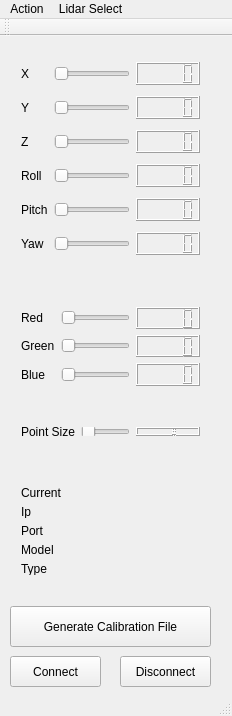
<?xml version="1.0" encoding="UTF-8"?>
<ui version="4.0">
 <class>MainWindow</class>
 <widget class="QMainWindow" name="MainWindow">
  <property name="geometry">
   <rect>
    <x>0</x>
    <y>0</y>
    <width>232</width>
    <height>716</height>
   </rect>
  </property>
  <property name="windowTitle">
   <string>MainWindow</string>
  </property>
  <widget class="QWidget" name="centralWidget">
   <widget class="QWidget" name="gridLayoutWidget_4">
    <property name="geometry">
     <rect>
      <x>10</x>
      <y>260</y>
      <width>201</width>
      <height>101</height>
     </rect>
    </property>
    <layout class="QGridLayout" name="gridLayout_4">
     <item row="2" column="1">
      <widget class="QSlider" name="greenSlider">
       <property name="cursor">
        <cursorShape>PointingHandCursor</cursorShape>
       </property>
       <property name="orientation">
        <enum>Qt::Horizontal</enum>
       </property>
      </widget>
     </item>
     <item row="3" column="2">
      <widget class="QLCDNumber" name="blueDisplay"/>
     </item>
     <item row="3" column="0">
      <widget class="QLabel" name="blueLabel">
       <property name="text">
        <string>Blue</string>
       </property>
      </widget>
     </item>
     <item row="1" column="1">
      <widget class="QSlider" name="redSlider">
       <property name="cursor">
        <cursorShape>PointingHandCursor</cursorShape>
       </property>
       <property name="orientation">
        <enum>Qt::Horizontal</enum>
       </property>
      </widget>
     </item>
     <item row="3" column="1">
      <widget class="QSlider" name="blueSlider">
       <property name="cursor">
        <cursorShape>PointingHandCursor</cursorShape>
       </property>
       <property name="orientation">
        <enum>Qt::Horizontal</enum>
       </property>
      </widget>
     </item>
     <item row="2" column="2">
      <widget class="QLCDNumber" name="greenDisplay"/>
     </item>
     <item row="1" column="2">
      <widget class="QLCDNumber" name="redDisplay"/>
     </item>
     <item row="2" column="0">
      <widget class="QLabel" name="greenLabel">
       <property name="text">
        <string>Green</string>
       </property>
      </widget>
     </item>
     <item row="1" column="0">
      <widget class="QLabel" name="redLabel">
       <property name="text">
        <string>Red</string>
       </property>
      </widget>
     </item>
    </layout>
   </widget>
   <widget class="QWidget" name="gridLayoutWidget_3">
    <property name="geometry">
     <rect>
      <x>10</x>
      <y>10</y>
      <width>201</width>
      <height>231</height>
     </rect>
    </property>
    <layout class="QGridLayout" name="gridLayout_3">
     <item row="4" column="2">
      <widget class="QLCDNumber" name="pitchDisplay"/>
     </item>
     <item row="3" column="0">
      <widget class="QLabel" name="rollLable">
       <property name="text">
        <string>Roll</string>
       </property>
      </widget>
     </item>
     <item row="5" column="0">
      <widget class="QLabel" name="yawLabel">
       <property name="text">
        <string>Yaw</string>
       </property>
      </widget>
     </item>
     <item row="3" column="2">
      <widget class="QLCDNumber" name="rollDisplay"/>
     </item>
     <item row="1" column="0">
      <widget class="QLabel" name="yLabel">
       <property name="text">
        <string>Y</string>
       </property>
      </widget>
     </item>
     <item row="4" column="0">
      <widget class="QLabel" name="pitchLabel">
       <property name="text">
        <string>Pitch</string>
       </property>
      </widget>
     </item>
     <item row="2" column="0">
      <widget class="QLabel" name="zLabel">
       <property name="text">
        <string>Z</string>
       </property>
      </widget>
     </item>
     <item row="1" column="2">
      <widget class="QLCDNumber" name="yDisplay"/>
     </item>
     <item row="5" column="2">
      <widget class="QLCDNumber" name="yawDisplay"/>
     </item>
     <item row="2" column="2">
      <widget class="QLCDNumber" name="zDisplay"/>
     </item>
     <item row="0" column="2">
      <widget class="QLCDNumber" name="xDisplay"/>
     </item>
     <item row="1" column="1">
      <widget class="QSlider" name="ySlider">
       <property name="cursor">
        <cursorShape>PointingHandCursor</cursorShape>
       </property>
       <property name="orientation">
        <enum>Qt::Horizontal</enum>
       </property>
      </widget>
     </item>
     <item row="2" column="1">
      <widget class="QSlider" name="zSlider">
       <property name="cursor">
        <cursorShape>PointingHandCursor</cursorShape>
       </property>
       <property name="orientation">
        <enum>Qt::Horizontal</enum>
       </property>
      </widget>
     </item>
     <item row="3" column="1">
      <widget class="QSlider" name="rollSlider">
       <property name="cursor">
        <cursorShape>PointingHandCursor</cursorShape>
       </property>
       <property name="orientation">
        <enum>Qt::Horizontal</enum>
       </property>
      </widget>
     </item>
     <item row="4" column="1">
      <widget class="QSlider" name="pitchSlider">
       <property name="cursor">
        <cursorShape>PointingHandCursor</cursorShape>
       </property>
       <property name="orientation">
        <enum>Qt::Horizontal</enum>
       </property>
      </widget>
     </item>
     <item row="5" column="1">
      <widget class="QSlider" name="yawSlider">
       <property name="cursor">
        <cursorShape>PointingHandCursor</cursorShape>
       </property>
       <property name="orientation">
        <enum>Qt::Horizontal</enum>
       </property>
      </widget>
     </item>
     <item row="0" column="1">
      <widget class="QSlider" name="xSlider">
       <property name="cursor">
        <cursorShape>PointingHandCursor</cursorShape>
       </property>
       <property name="orientation">
        <enum>Qt::Horizontal</enum>
       </property>
      </widget>
     </item>
     <item row="0" column="0">
      <widget class="QLabel" name="xLable">
       <property name="text">
        <string>X</string>
       </property>
      </widget>
     </item>
    </layout>
   </widget>
   <widget class="QWidget" name="gridLayoutWidget">
    <property name="geometry">
     <rect>
      <x>10</x>
      <y>380</y>
      <width>201</width>
      <height>31</height>
     </rect>
    </property>
    <layout class="QGridLayout" name="gridLayout">
     <item row="1" column="2">
      <widget class="QLCDNumber" name="pointSizeDisplay"/>
     </item>
     <item row="1" column="0">
      <widget class="QLabel" name="pointSizeLabel">
       <property name="text">
        <string>Point Size</string>
       </property>
      </widget>
     </item>
     <item row="1" column="1">
      <widget class="QSlider" name="pointSizeSlider">
       <property name="cursor">
        <cursorShape>PointingHandCursor</cursorShape>
       </property>
       <property name="orientation">
        <enum>Qt::Horizontal</enum>
       </property>
      </widget>
     </item>
    </layout>
   </widget>
   <widget class="QPushButton" name="fileGenerationButton">
    <property name="geometry">
     <rect>
      <x>10</x>
      <y>570</y>
      <width>201</width>
      <height>41</height>
     </rect>
    </property>
    <property name="text">
     <string>Generate Calibration File</string>
    </property>
   </widget>
   <widget class="QWidget" name="formLayoutWidget">
    <property name="geometry">
     <rect>
      <x>10</x>
      <y>439</y>
      <width>201</width>
      <height>111</height>
     </rect>
    </property>
    <layout class="QFormLayout" name="formLayout">
     <item row="0" column="0">
      <widget class="QLabel" name="label_1">
       <property name="text">
        <string>Current</string>
       </property>
      </widget>
     </item>
     <item row="1" column="0">
      <widget class="QLabel" name="label_2">
       <property name="text">
        <string>Ip</string>
       </property>
      </widget>
     </item>
     <item row="2" column="0">
      <widget class="QLabel" name="label_3">
       <property name="text">
        <string>Port</string>
       </property>
      </widget>
     </item>
     <item row="0" column="1">
      <widget class="QLabel" name="currentLidarName">
       <property name="text">
        <string/>
       </property>
      </widget>
     </item>
     <item row="1" column="1">
      <widget class="QLabel" name="currentLidarIp">
       <property name="text">
        <string/>
       </property>
      </widget>
     </item>
     <item row="2" column="1">
      <widget class="QLabel" name="currentLidarPort">
       <property name="text">
        <string/>
       </property>
      </widget>
     </item>
     <item row="3" column="0">
      <widget class="QLabel" name="label_4">
       <property name="text">
        <string>Model</string>
       </property>
      </widget>
     </item>
     <item row="3" column="1">
      <widget class="QLabel" name="currentLidarModel">
       <property name="text">
        <string/>
       </property>
      </widget>
     </item>
     <item row="4" column="0">
      <widget class="QLabel" name="label_6">
       <property name="text">
        <string>Type</string>
       </property>
      </widget>
     </item>
     <item row="4" column="1">
      <widget class="QLabel" name="currentLidarType">
       <property name="text">
        <string/>
       </property>
      </widget>
     </item>
    </layout>
   </widget>
   <widget class="QPushButton" name="connectButton">
    <property name="geometry">
     <rect>
      <x>10</x>
      <y>620</y>
      <width>91</width>
      <height>31</height>
     </rect>
    </property>
    <property name="text">
     <string>Connect</string>
    </property>
   </widget>
   <widget class="QPushButton" name="disconnectButton">
    <property name="geometry">
     <rect>
      <x>120</x>
      <y>620</y>
      <width>91</width>
      <height>31</height>
     </rect>
    </property>
    <property name="text">
     <string>Disconnect</string>
    </property>
   </widget>
  </widget>
  <widget class="QMenuBar" name="actionMenuBar">
   <property name="geometry">
    <rect>
     <x>0</x>
     <y>0</y>
     <width>232</width>
     <height>25</height>
    </rect>
   </property>
   <widget class="QMenu" name="menuFirst">
    <property name="title">
     <string>Action</string>
    </property>
    <addaction name="actionAdd_Lidar"/>
   </widget>
   <widget class="QMenu" name="menuSecond">
    <property name="title">
     <string>Lidar Select</string>
    </property>
   </widget>
   <addaction name="menuFirst"/>
   <addaction name="menuSecond"/>
  </widget>
  <widget class="QToolBar" name="mainToolBar">
   <attribute name="toolBarArea">
    <enum>TopToolBarArea</enum>
   </attribute>
   <attribute name="toolBarBreak">
    <bool>false</bool>
   </attribute>
  </widget>
  <widget class="QStatusBar" name="statusBar"/>
  <action name="actionAdd_Lidar">
   <property name="text">
    <string>Add Lidar</string>
   </property>
  </action>
 </widget>
 <layoutdefault spacing="6" margin="11"/>
 <resources/>
 <connections/>
</ui>
